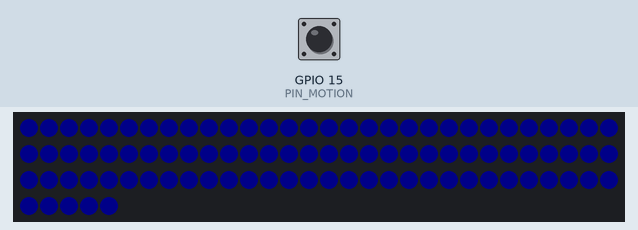
Simulated run of this program. Board: ESP32. Shown: 95 RGB LEDs in strip order, left to right, continuing on the next row. Inputs (shaded band) come from the test bench; at power-on: GPIO 15 (PIN_MOTION) LOW. Dim RGB values are drawn brighter than linear; colours are those a GRB WS2812 strip shows for the declared byte order.

Above: at 0.1 s.
At 0.6 s:
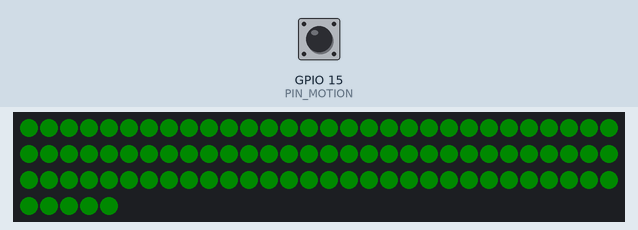
2.0 s: GPIO 15 (PIN_MOTION) pulled HIGH for 0.15 s
At 2.3 s:
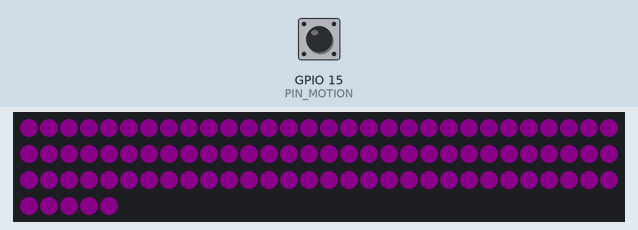
Timing chart, 0 to 5.0 s (numbered marks = the images above; inputs shaded):
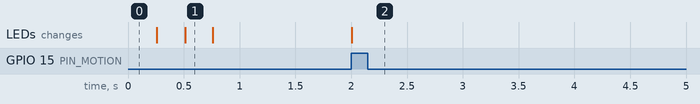

The program:

main.cpp
```cpp
#include <Arduino.h>
#include <FastLED.h>
#include <const.h>
#include <led.h>

int _current_brightness = 0;
bool isRaised = false;
unsigned long fading = 0;
unsigned long raising = 0;


void IRAM_ATTR movementDetected();
void turnOnNotification();

void setup() {
  Serial.begin(9600);
  pinMode(PIN_MOTION, INPUT_PULLUP);
  attachInterrupt(digitalPinToInterrupt(PIN_MOTION), movementDetected, CHANGE);

  initLed();

  turnOnNotification();
  zeroBrightness();
}

void loop() {
  if (isRaised) {
    if (_current_brightness != BRIGHTNESS) {
      _current_brightness = BRIGHTNESS;
      setBrightness(_current_brightness);
      raising = millis();
    }

    if (raising + RAISE_STATUS_UPDATE < millis()) {
      raising = millis();
    }
  } else {
    if (raising + DELAY_DETECTED < millis()) {
      if (fading + DELAY_DOWN_BRIGHT < millis() && _current_brightness > 0) {
        _current_brightness -= 1;
        setBrightness(_current_brightness);
        fading = millis();
      }
    }
  }
}

void turnOnNotification() {
  fillWithColor(0,0,255);
  delay(DELAY_TURN_ON);

  fillWithColor(0,255,0);
  delay(DELAY_TURN_ON);

  fillWithColor(255,0,0);
  delay(DELAY_TURN_ON);
}

void movementDetected() {
  isRaised = digitalRead(PIN_MOTION) == HIGH;
}
```

const.h
```cpp
#define LEDS_COUNT 95

#define DELAY_TURN_ON 250
#define DELAY_DOWN_BRIGHT 1000
#define DELAY_DETECTED 20000

#define RAISE_STATUS_UPDATE 1000

#define BRIGHTNESS 10

#define PIN_LED 13
#define PIN_MOTION 15
```

led.cpp
```cpp
#include <led.h>

CRGB leds[LEDS_COUNT];

void initLed() {
    FastLED.addLeds<WS2812B, PIN_LED, RGB>(leds, LEDS_COUNT);
}

void zeroBrightness() {
    FastLED.setBrightness(0);
    for (int i = 0; i < LEDS_COUNT; i++) {
        leds[i] = CRGB (0,255,255);
    }

    FastLED.show();
}

void fillWithColor(int r, int g, int b) {
  FastLED.setBrightness(BRIGHTNESS);
  for (int i = 0; i < LEDS_COUNT; i++) {
    leds[i] = CRGB (r,g,b);
  }
  FastLED.show();
}

void setBrightness(int val) {
    FastLED.setBrightness(val);
    FastLED.show();
}
```

led.h
```cpp
#include <Arduino.h>
#include <FastLED.h>
#include <const.h>

void initLed();

void zeroBrightness();
void fillWithColor(int r, int g, int b);
void setBrightness(int val);
```

Measured:
- after the input at 2.0 s, the LEDs: change at once (image 2)
